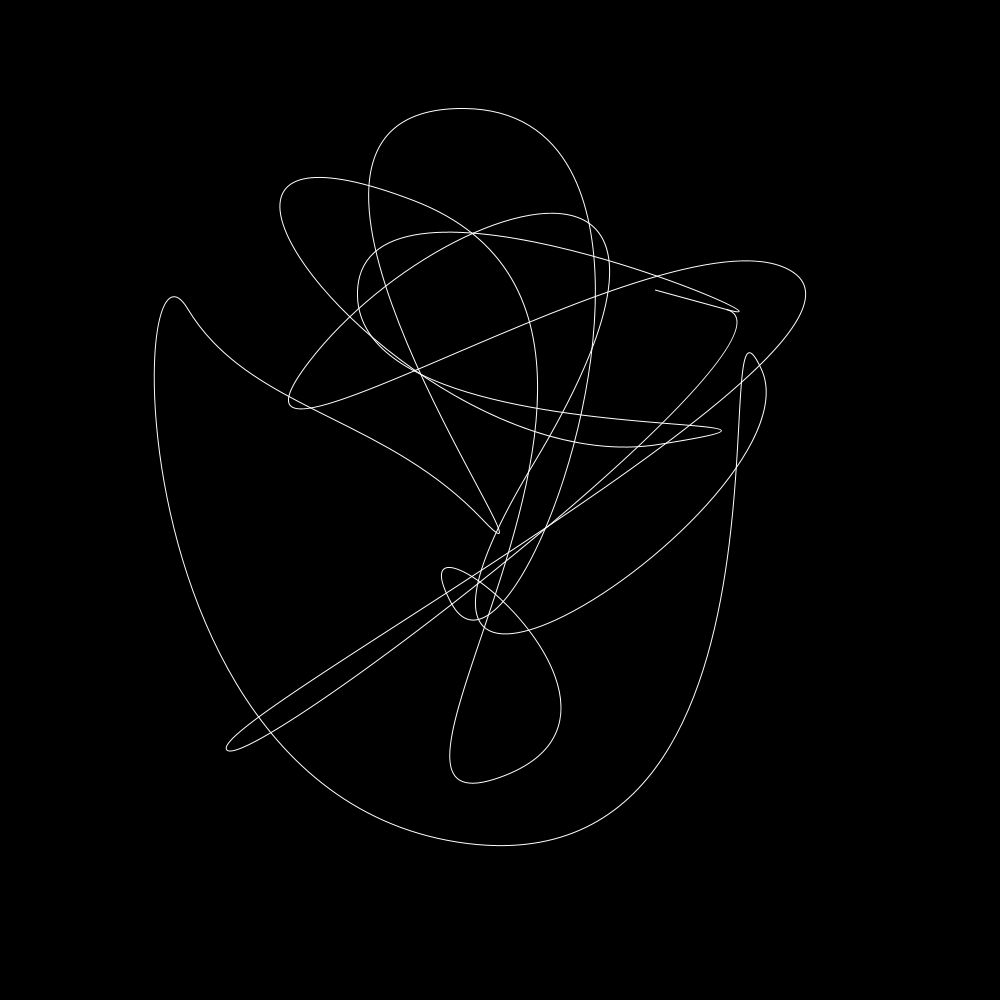
Frame 1 (no input)
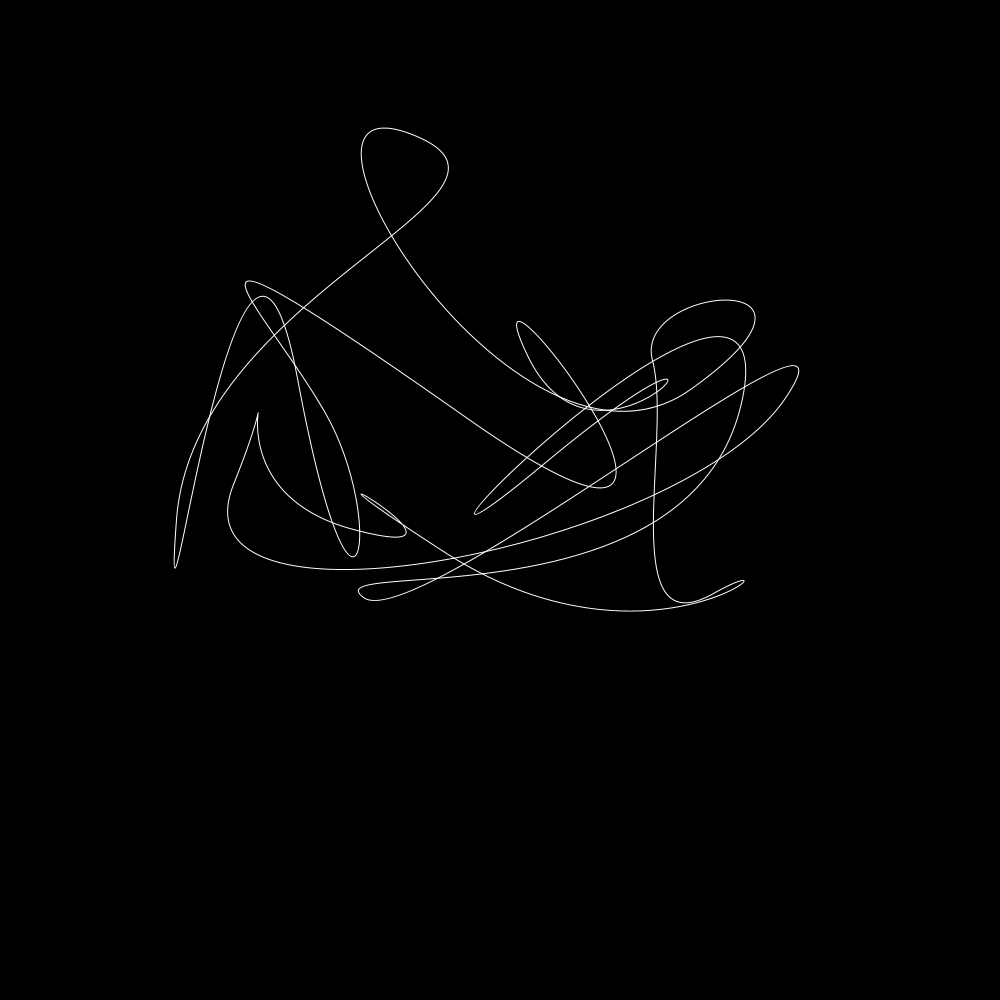
Frame 60 (the mouse pressed at the canvas centre just before this capture)
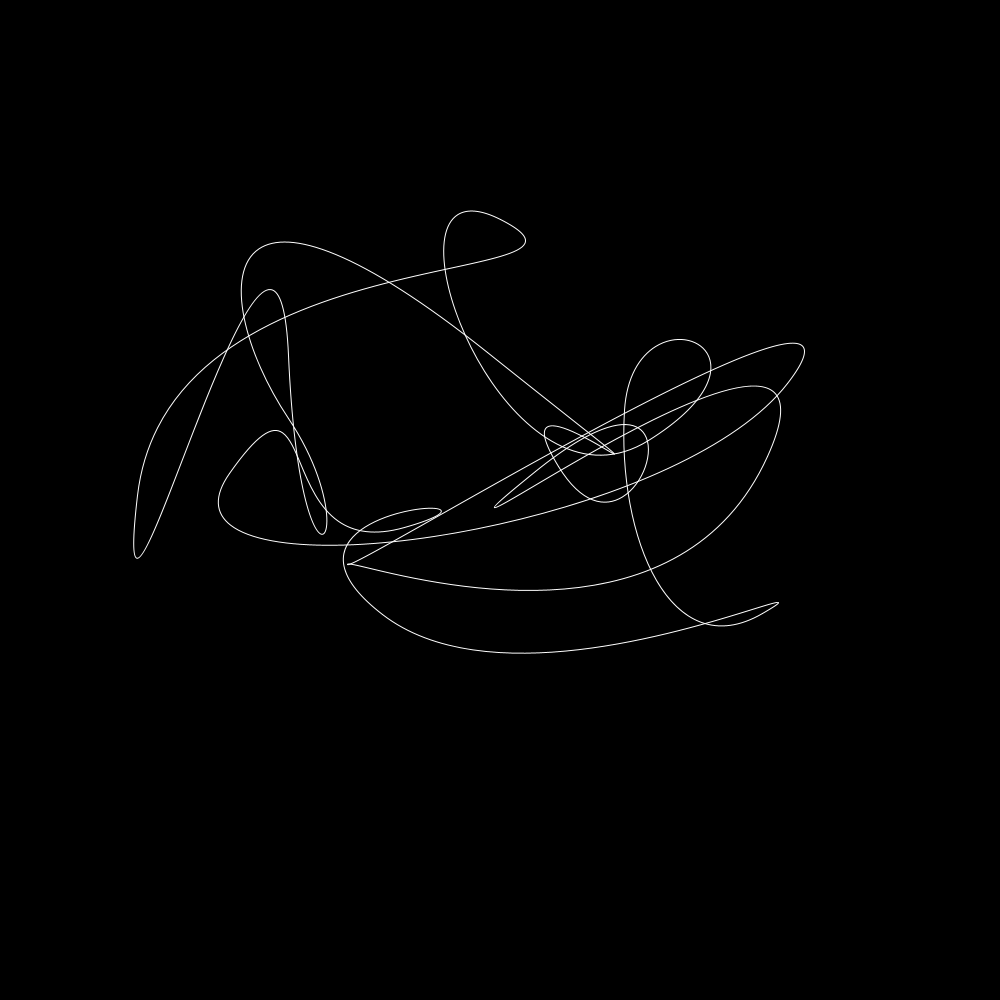
Frame 120 (the mouse held since frame 60 and released just before this capture)

The Processing sketch that drew these frames (run headless with seeded random() and noise(); from frame 60 on, the mouse is pressed at the canvas centre):

// Processing sketch: bezier_leaf2
// ── bezier_leaf2.pde
PVector[] p = new PVector[32];
PVector[] next = new PVector[p.length];
float t = 0;

void setup() {
  size(1000, 1000);
  for (int i = 0; i < p.length-1; i++) {
    p[i] = new PVector(random(50, 950), random(50, 950));
    next[i] = new PVector(random(50, 950), random(50, 950));
    //next[i] = new PVector(p[i].x+random(-100, 100), p[i].y+random(-100, 100));
  }

  p[p.length-1] = p[0].copy();
  p[p.length-2] = p[1].copy();

  //next[p.length-1] = next[0].copy();
  //next[p.length-2] = next[1].copy();
  //next[p.length-3] = next[2].copy();
  //next[p.length-4] = next[3].copy();

  background(0);
}


void draw() {
  background(0);
  t += 0.001;
  for (int i = 0; i < p.length-1; i++) {
    p[i] = PVector.lerp(p[i], next[i], t);
  }

  if (t >= 0.1) {
    t = 0;
    for (int i = 0; i < p.length-1; i++) {

      next[i] = new PVector(random(50, 950), random(50, 950));
      //next[i] = new PVector(p[i].x+random(-100, 100), p[i].y+random(-100, 100));
    }
    //next[p.length-1] = next[0].copy();
    //next[p.length-2] = next[1].copy();
    //next[p.length-3] = next[2].copy();
    //next[p.length-4] = next[3].copy();
  }

  stroke(255);
  noFill();
  for (int i = 0; i < p.length-3; i+=2) {
    PVector a = new PVector((p[i].x + p[i+1].x)/2, (p[i].y + p[i+1].y)/2);
    PVector b = new PVector(p[i+1].x, p[i+1].y);
    PVector c = new PVector(p[i+2].x, p[i+2].y);
    PVector d = new PVector((p[i+2].x + p[i+3].x)/2, (p[i+2].y + p[i+3].y)/2);

    //if(i == p.length-4){
    //  d = new PVector((p[0].x + p[1].x)/2, (p[0].y + p[1].y)/2);
    //  c = new PVector(p[1].x, p[1].y);
    //}


    bezier(a.x, a.y, b.x, b.y, c.x, c.y, d.x, d.y);
  }

  PVector a = new PVector((p[0].x + p[1].x)/2, (p[0].y + p[1].y)/2);
  PVector b = new PVector(p[0].x, p[0].y);
  PVector c = new PVector(p[p.length-1].x, p[p.length-1].y);
  PVector d = new PVector((p[p.length-2].x + p[p.length-1].x)/2, (p[p.length-2].y + p[p.length-1].y)/2);
  bezier(a.x, a.y, b.x, b.y, c.x, c.y, d.x, d.y);
}
